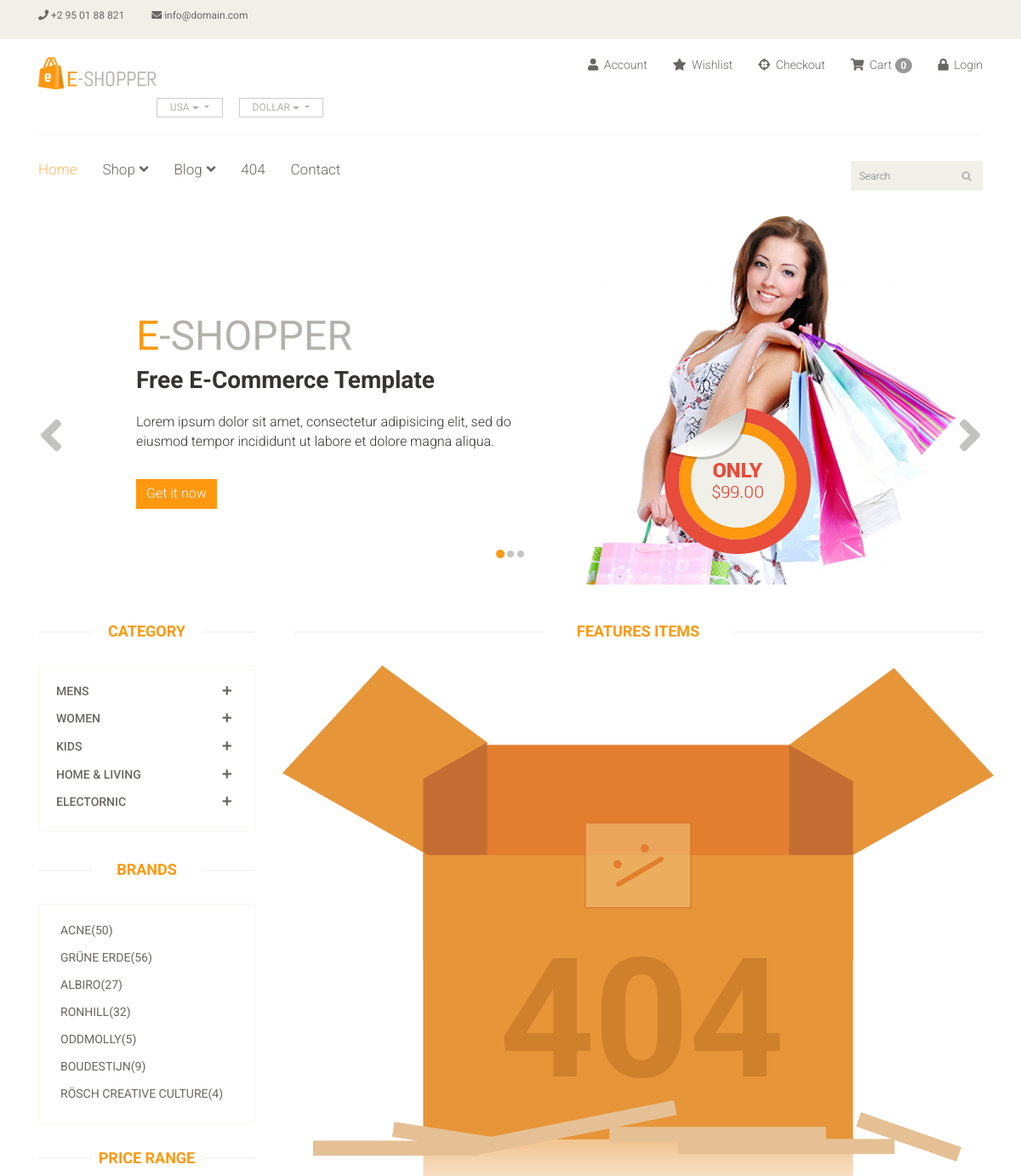
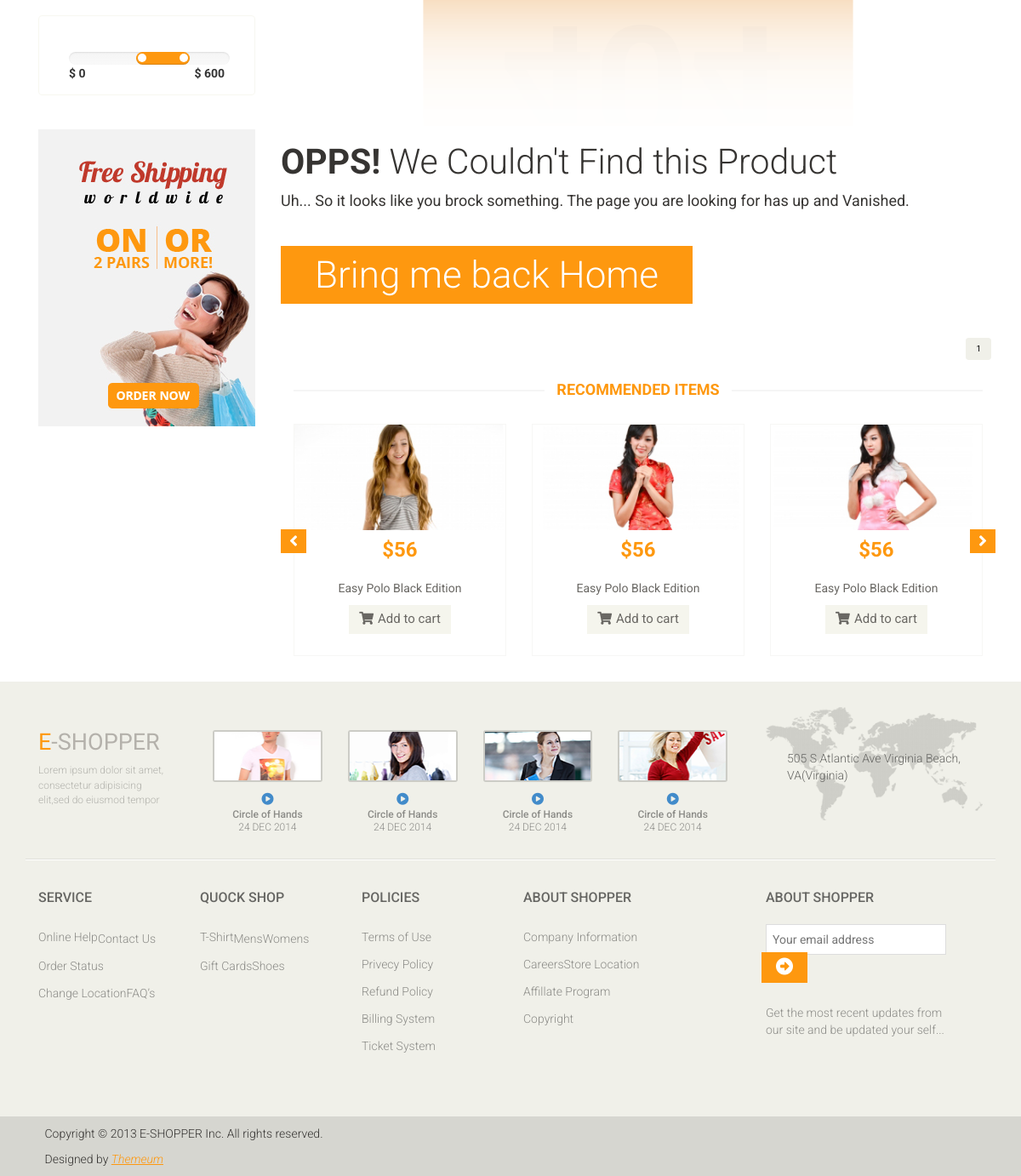
The app's page /?category=5 with its own data (2 pictures, top to bottom).
### main/models.py (models this page shows, shortened)
class Category(models.Model):
    title=models.CharField(max_length=200)

### main/views.py (the view)
# urls.py: path("",index,name="index"),
def index(request):
    cate=Category.objects.all()
    cateid=request.GET.get('category')
    if cateid:
            product=Product.objects.filter(subcategory=cateid)
    else:
        product=Product.objects.all()
    paginator=Paginator(product,2)
    num_page=request.GET.get('page')
    data=paginator.get_page(num_page) #it fetch current page data
    total=data.paginator.num_pages #3
    context={
        'product':product,
        'cate':cate,
        'data':data,
        'num':[i+1 for i in range(total)]#1,2,3
        }
    return render(request,'main/index.html',context)

### templates/main/index.html (shortened to what this page needs)
{% extends "base.html" %}
{% load static %}
{% block content %}
	<section id="slider">
		<div class="container">
			<div class="row">
				<div class="col-sm-12">
					<div id="slider-carousel" class="carousel slide" data-ride="carousel">
						<ol class="carousel-indicators">
							<li data-target="#slider-carousel" data-slide-to="0" class="active"></li>
							<li data-target="#slider-carousel" data-slide-to="1"></li>
							<li data-target="#slider-carousel" data-slide-to="2"></li>
						</ol>
						<div class="carousel-inner">
							<div class="item active">
								<div class="col-sm-6">
									<h1><span>E</span>-SHOPPER</h1>
									<h2>Free E-Commerce Template</h2>
									<p>Lorem ipsum dolor sit amet, consectetur adipisicing elit, sed do eiusmod tempor incididunt ut labore et dolore magna aliqua. </p>
									<button type="button" class="btn btn-default get">Get it now</button>
								</div>
								<div class="col-sm-6">
									<img src="/static/images/home/girl1.jpg" class="girl img-responsive" alt="" />
									<img src="/static/images/home/pricing.png"  class="pricing" alt="" />
								</div>
							</div>
						</div>
						<a href="#slider-carousel" class="left control-carousel hidden-xs" data-slide="prev">
							<i class="fa fa-angle-left"></i>
						</a>
						<a href="#slider-carousel" class="right control-carousel hidden-xs" data-slide="next">
							<i class="fa fa-angle-right"></i>
						</a>
					</div>
				</div>
			</div>
		</div>
	</section>
	<section>
		<div class="container">
			<div class="row">
				<div class="col-sm-3">
					<div class="left-sidebar">
						<h2>Category</h2>
						<div class="panel-group category-products" id="accordian">
							{% for i in cate %}
							<div class="panel panel-default">
								<div class="panel-heading">
									<h4 class="panel-title">
										<a data-toggle="collapse" data-parent="#accordian" href="#{{i.id}}">
											<span class="badge pull-right"><i class="fa fa-plus"></i></span>
											{{i.title}}
										</a>
									</h4>
								</div>
							</div>
							{% endfor %}
						</div>
						<div class="brands_products">
							<h2>Brands</h2>
							<div class="brands-name">
								<ul class="nav nav-pills nav-stacked">
									<li><a href="#"> <span class="pull-right">(50)</span>Acne</a></li>
									<li><a href="#"> <span class="pull-right">(56)</span>Grüne Erde</a></li>
									<li><a href="#"> <span class="pull-right">(27)</span>Albiro</a></li>
									<li><a href="#"> <span class="pull-right">(32)</span>Ronhill</a></li>
									<li><a href="#"> <span class="pull-right">(5)</span>Oddmolly</a></li>
									<li><a href="#"> <span class="pull-right">(9)</span>Boudestijn</a></li>
									<li><a href="#"> <span class="pull-right">(4)</span>Rösch creative culture</a></li>
								</ul>
							</div>
						</div>
						<div class="price-range">
							<h2>Price Range</h2>
							<div class="well text-center">
								 <input type="text" class="span2" value="" data-slider-min="0" data-slider-max="600" data-slider-step="5" data-slider-value="[250,450]" id="sl2" ><br />
								 <b class="pull-left">$ 0</b> <b class="pull-right">$ 600</b>
							</div>
						</div>
						<div class="shipping text-center">
							<img src="/static/images/home/shipping.jpg" alt="" />
						</div>
					</div>
				</div>
				<div class="col-sm-9 padding-right">
					<h2 class="title text-center">Features Items</h2>
					{% if product|length < 1 %}
					<div class="content-404">
						<img src="images/404/404.png" class="img-responsive" alt="" />
						<h1><b>OPPS!</b> We Couldn't Find this Product</h1>
						<p>Uh... So it looks like you brock something. The page you are looking for has up and Vanished.</p>
						<h2><a href="index.html">Bring me back Home</a></h2>
					</div>
					{% endif %}
					<div class="container-fluid bg-trasparent my-4 p-3" style="position: relative">
					  </div>
					  <nav aria-label="Page navigation example" class="d-flex">
						<ul class="pagination ms-auto">
						  {% for n in num %}
						  <li class="page-item"><a class="page-link" href="?page={{n}}">{{n}}</a></li>
						  {% endfor %}
						</ul>
					  </nav>
					<div class="recommended_items">
						<h2 class="title text-center">recommended items</h2>
						<div id="recommended-item-carousel" class="carousel slide" data-ride="carousel">
							<div class="carousel-inner">
								<div class="item active">
									<div class="col-sm-4">
										<div class="product-image-wrapper">
											<div class="single-products">
												<div class="productinfo text-center">
													<img src="/static/images/home/recommend1.jpg" alt="" />
													<h2>$56</h2>
													<p>Easy Polo Black Edition</p>
													<a href="#" class="btn btn-default add-to-cart"><i class="fa fa-shopping-cart"></i>Add to cart</a>
												</div>
											</div>
										</div>
									</div>
									<div class="col-sm-4">
										<div class="product-image-wrapper">
											<div class="single-products">
												<div class="productinfo text-center">
													<img src="/static/images/home/recommend2.jpg" alt="" />
													<h2>$56</h2>
													<p>Easy Polo Black Edition</p>
													<a href="#" class="btn btn-default add-to-cart"><i class="fa fa-shopping-cart"></i>Add to cart</a>
												</div>
											</div>
										</div>
									</div>
									<div class="col-sm-4">
										<div class="product-image-wrapper">
											<div class="single-products">
												<div class="productinfo text-center">
													<img src="/static/images/home/recommend3.jpg" alt="" />
													<h2>$56</h2>
													<p>Easy Polo Black Edition</p>
													<a href="#" class="btn btn-default add-to-cart"><i class="fa fa-shopping-cart"></i>Add to cart</a>
												</div>
											</div>
										</div>
									</div>
								</div>
							</div>
							 <a class="left recommended-item-control" href="#recommended-item-carousel" data-slide="prev">
								<i class="fa fa-angle-left"></i>
							  </a>
							  <a class="right recommended-item-control" href="#recommended-item-carousel" data-slide="next">
								<i class="fa fa-angle-right"></i>
							  </a>
						</div>
					</div>
				</div>
			</div>
		</div>
	</section>
	{% endblock content %}

### static/css/product.css (style rules this page uses)
:root { --font1: 'Heebo', sans-serif; --font2: 'Fira Sans Extra Condensed', sans-serif; --font3: 'Roboto', sans-serif; --btnbg: #ffcc00; --btnfontcolor: rgb(61, 61, 61); --btnfontcolorhover: rgb(255, 255, 255); --btnbghover: #ffc116; --btnactivefs: rgb(241, 195, 46); --label-index: #960796; --danger-index: #5bc257; --link-color: #000; --link-color-hover: #fff; --bg-content-color: #ffcc00; }
.container-fluid { max-width: 1400px; }

### records on screen
Category: title "MENS"
Category: title "WOMEN"
Category: title "KIDS"
Category: title "HOME & LIVING"
Category: title "ELECTORNIC"

### other values on screen
{{ request.session.cart|length }} "0"
{{ n }} "1"
